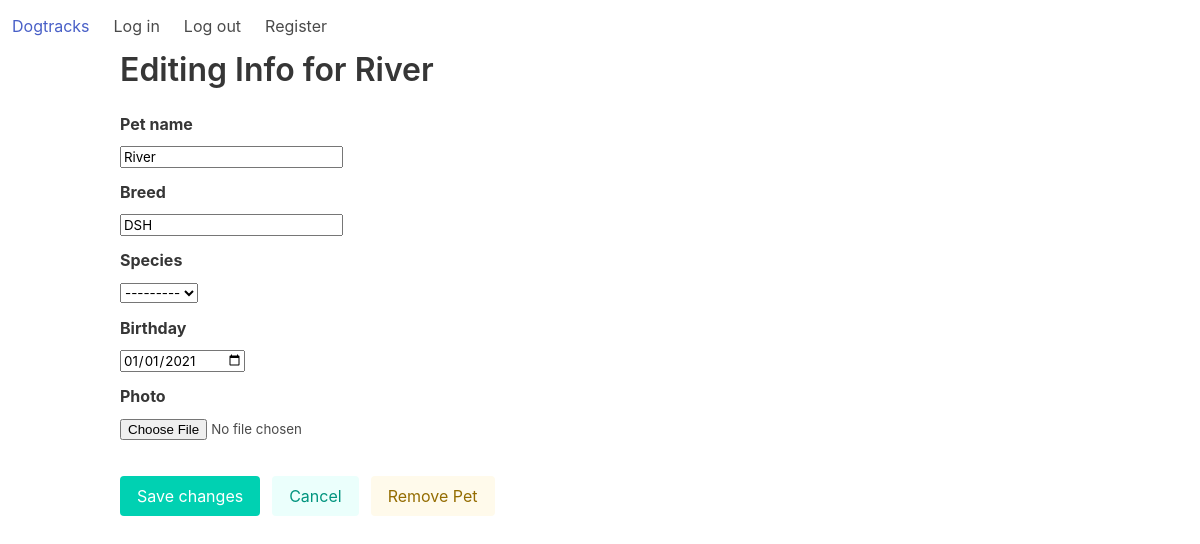
The app's page /dogtracks/update-pet/12 (signed in), older data.
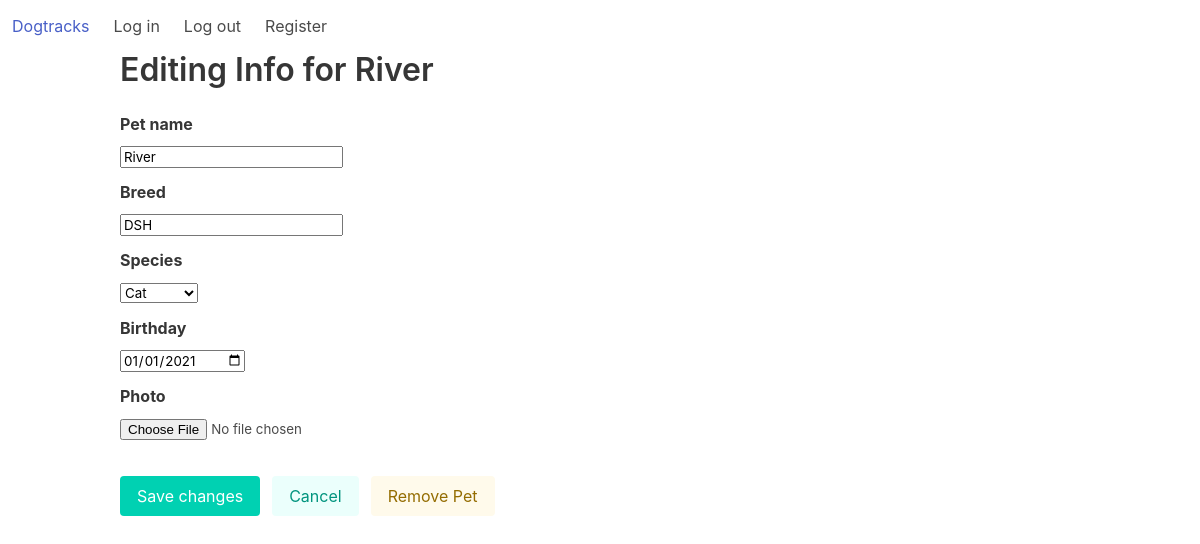
The same page, newer data.
### dogtracks/models.py (models this page shows, shortened)
class Animal(models.Model):
	CHOICES = (('dog', 'Dog'), ('cat', 'Cat'), ('horse', 'Horse'), ('other', 'Other'))
	owner = models.ForeignKey(User, related_name='animals', on_delete=models.SET_NULL, null=True)
	name = models.CharField(max_length=25, null=False, blank=False, verbose_name="Pet name")
	photo = models.FileField(upload_to='images', null=True, blank=True)
	breed = models.CharField(max_length=25, blank=True)
	species = models.CharField(choices=CHOICES, max_length=10, blank=True)
	birthday = models.DateField(auto_now=False, auto_now_add=False, null=True, blank=True)

### dogtracks/views.py (the view)
# urls.py: path('update-pet/<int:id>', views.edit_pet, name="update_pet"),
def edit_pet(request, id=None):
	if id:
		pet = Animal.objects.filter(id=id).first()
		title = f"Editing Info for {pet.name}"
		if pet.owner != request.user:
			return HttpResponseForbidden()
	else:
		pet = Animal(owner=request.user)
		title = "Let's add your pet!"
	if request.method == 'POST':
		form = AnimalForm(request.POST, instance=pet)
		if form.is_valid():
			pet.save()
			return HttpResponseRedirect(reverse('index'))
	elif request.method == 'GET':
		form = AnimalForm(instance=pet)
	context = {"form": form,
				"title": title}
	return render(request, 'dogtracks/pet-form.html', context)

### dogtracks/models.py
class AnimalForm(ModelForm):
	class Meta:
		model = Animal
		fields = ['name', 'breed', 'species', 'birthday', 'photo']
		widgets = {'birthday': forms.NumberInput(attrs={'type': 'date'})}

### dogtracks/templates/dogtracks/pet-form.html (shortened to what this page needs)
{% extends 'dogtracks/template.html' %}
{% load static %}
{% block content %}
<div class="container">
	<h1 class="title">{{ title }}</h1>
	<form action="" method="post" enctype="multipart/form-data">
		<div class="field">
			<label class="label">{{ form.name.label }}</label>
			<div class="control">
				{{ form.name }}
			</div>
		</div>
		<div class="field">
			<label class="label">{{ form.breed.label }}</label>
			<div class="control">
				{{ form.breed }}
			</div>
		</div>
		<div class="field">
			<label class="label">{{ form.species.label }}</label>
			<div class="control">
				{{ form.species }}
			</div>
		</div>
		<div class="field">
			<label class="label">{{ form.birthday.label }}</label>
			<div class="control">
				{{ form.birthday }}
			</div>
		</div>
		<div class="field">
			<label class="label">{{ form.photo.label }}</label>
			{{ form.photo }}
		</div>
		<br>
		<div class="field is-grouped">
			<div class="control">
				<input class="button is-primary" type="submit" value="Save changes" />
			</div>
			<div class="control">
				<button id="btn-cancel-changes" class="button is-primary is-light">
				Cancel
				</button>
			</div>
			{% if form.instance.id %}
				<div class="control" >
					<a class="button is-warning is-light is-link" href="/dogtracks/remove-pet/{{ form.instance.id }}">
					Remove Pet
					</a>
				</div>
			{% endif %}
		</div>
	</form>
</div>
{% endblock %}

Row changes from the older to the newer data that the page shows:
changed Animal "River": species "---------" → "Cat"
